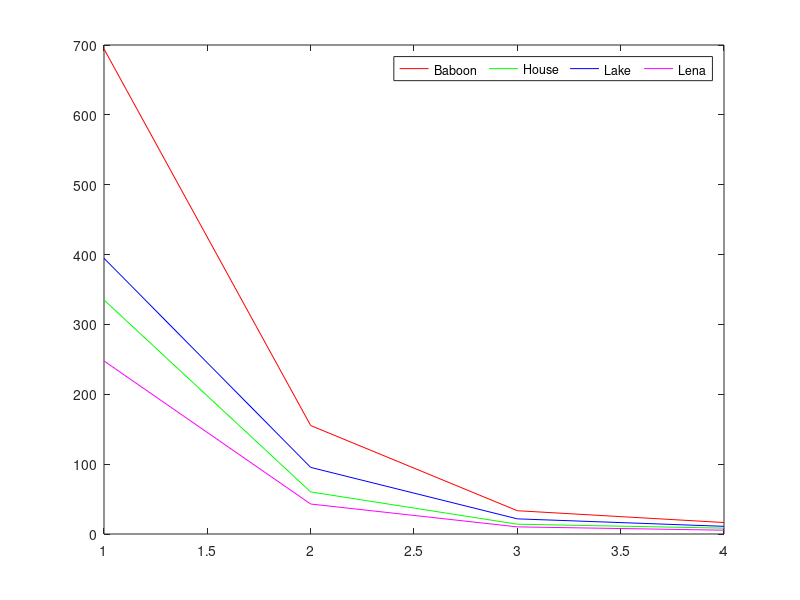

Write MATLAB code to recreate this figure. (Note: this script raises an error after producing the figure.)
% Script que genera la grafica del MSE:
layers = [1 2 3 4];
mseBaboon = [694.35 155.27 33.33 16.42];
mseHouse = [335.01 60.23 14.03 8.40];
mseLake = [394.73 95.36 21.69 10.99];
mseLena = [247.71 42.92 10.21 5.46];


% plot(layers, mseBaboon,'-s','MarkerSize',5,...
%     'MarkerEdgeColor','red','MarkerFaceColor','red', 'color', 'red')
% hold on,
% plot(layers, mseHouse,'-o','MarkerSize',5,...
%    'MarkerEdgeColor','green','MarkerFaceColor','green', 'color', 'green')
% 
% plot(layers, mseLake,'-^','MarkerSize',5,...
%     'MarkerEdgeColor','blue','MarkerFaceColor','blue', 'color', 'blue')
% plot(layers, mseLena,'-v','MarkerSize',5,...
%     'MarkerEdgeColor','mag','MarkerFaceColor','mag', 'color', 'mag')
fig = figure;
% plot(layers, mseBaboon)
% hold on,
% plot(layers, mseHouse)
% 
% plot(layers, mseLake)
% plot(layers, mseLena)

plot(layers, mseBaboon,'color', 'red')
hold on,
plot(layers, mseHouse, 'color', 'green')

plot(layers, mseLake, 'color', 'blue')
plot(layers, mseLena, 'color', 'mag')

legendHandle = legend({'Baboon','House','Lake','Lena'}, 'Orientation','horizontal');

saveLegendToImage(fig, legendHandle, 'legendPodado', 'pdf');

% xlabel('Number of neuron layers')
% ylabel('MSE value')
% 
% title('MSE Values vs #Layers')
% 
% grid



% set(gcf,'PaperUnits','centimeters');
% set(gcf,'PaperOrientation','portrait');
% set(gcf,'PaperPositionMode','manual');
% set(gcf,'PaperSize',[8 7]);
% set(gcf,'PaperPosition',[0 0 8 7]);
% set(gca,'fontsize',10);
% %saveas(gcf,'Mifigura.fig','fig');
% saveas(gcf,'legend.pdf','pdf');

%plot(layers, mseBaboon, layers, mseHouse,layers, mseLake,layers, mseLena), legend('Baboon','House','Lake','Lena');